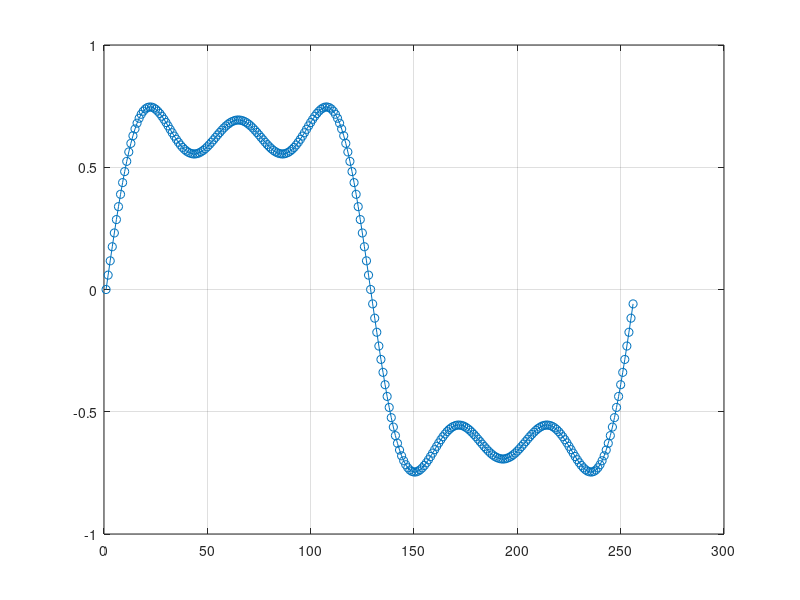

The MATLAB script that drew this image: (Note: this script raises an error after producing the figure.)
close all
clear all
clc

%% Settings
LUT_size  = 256;
N_bits    = 32;
LUT_file  = '../dev/genesys_core/Core/Src/wave_LUT.txt';
wave_mode = 'organ';

%% Signal generation

if strcmp(wave_mode, 'steps')
  a     = 0.8;
  steps = 8;

  d = 4*a/steps;
  u = [linspace(-a, a-d, steps/2)'; linspace(a, -a+d, steps/2)'];
  s = kron(u, ones(LUT_size/steps,1));

elseif strcmp(wave_mode, 'sine')
  %s  = 0.8*sin(2*pi*(0:(LUT_size-1))'/LUT_size) + (0.8/3)*sin(2*pi*3*(0:(LUT_size-1))'/LUT_size) + (0.8/5)*sin(2*pi*5*(0:(LUT_size-1))'/LUT_size);
  s  = 0.99*sin(2*pi*(0:(LUT_size-1))'/LUT_size);
elseif strcmp(wave_mode, 'saw')
  a     = 0.8;
  steps = 16;

  u = linspace(-a, a, steps)';
  s = kron(u, ones(LUT_size/steps,1));
elseif strcmp(wave_mode, 'organ')
  s  = 0.8*sin(2*pi*(0:(LUT_size-1))'/LUT_size) + (0.8/3)*sin(2*pi*3*(0:(LUT_size-1))'/LUT_size) + (0.8/5)*sin(2*pi*5*(0:(LUT_size-1))'/LUT_size);
else
  error('unrecognized wave mode.')
end
  
plot(s, '-o')
grid on

%% LUT construction

fileID = fopen(LUT_file, 'w');
for k = 1:LUT_size
  % EOL 
  if (k == LUT_size)
    fprintf(fileID, '%0.15ff', s(k));
  else
    fprintf(fileID, '%0.15ff,\n', s(k));
  end
end
fclose(fileID);
